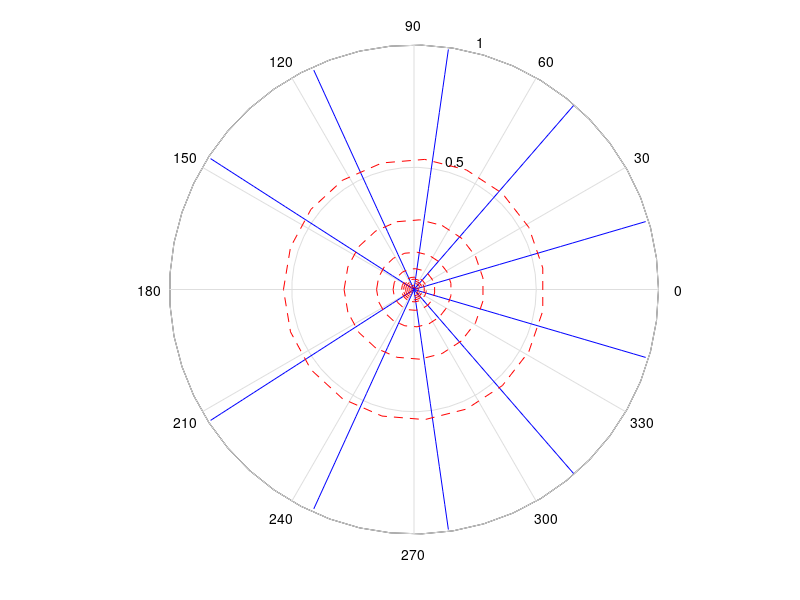

This figure's MATLAB source:
theta = linspace(-pi, pi, 20);
rho = linspace(0.001, 1, 20);

[THETA, RHO] = meshgrid(theta, rho);
m = 1;
psi = m*THETA/(2*pi) ;
phi = m*log(RHO)/(2*pi) ;

X = RHO.*cos(THETA);
Y = RHO.*sin(THETA);

% figure1 = figure; 
h = polar(X, Y);
hold all;
contour(X, Y, psi, 20, '-b', linewidth=2);
contour(X, Y, phi, 20, '--r', linewidth=2);
set(h,'Visible','off')
axis off
axis image
% saveas(figure1,'finename.png')

